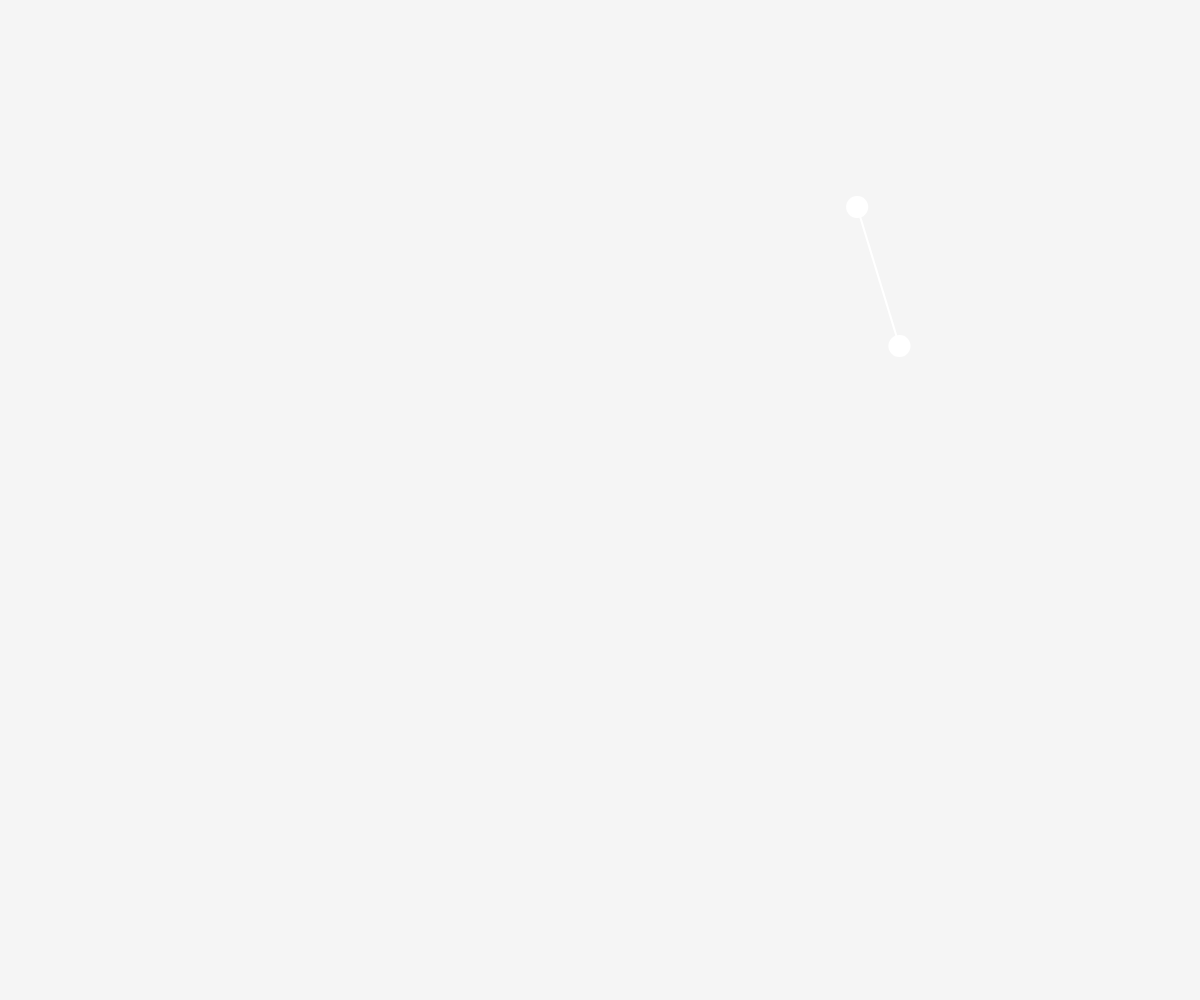
Frame 1 (no input)
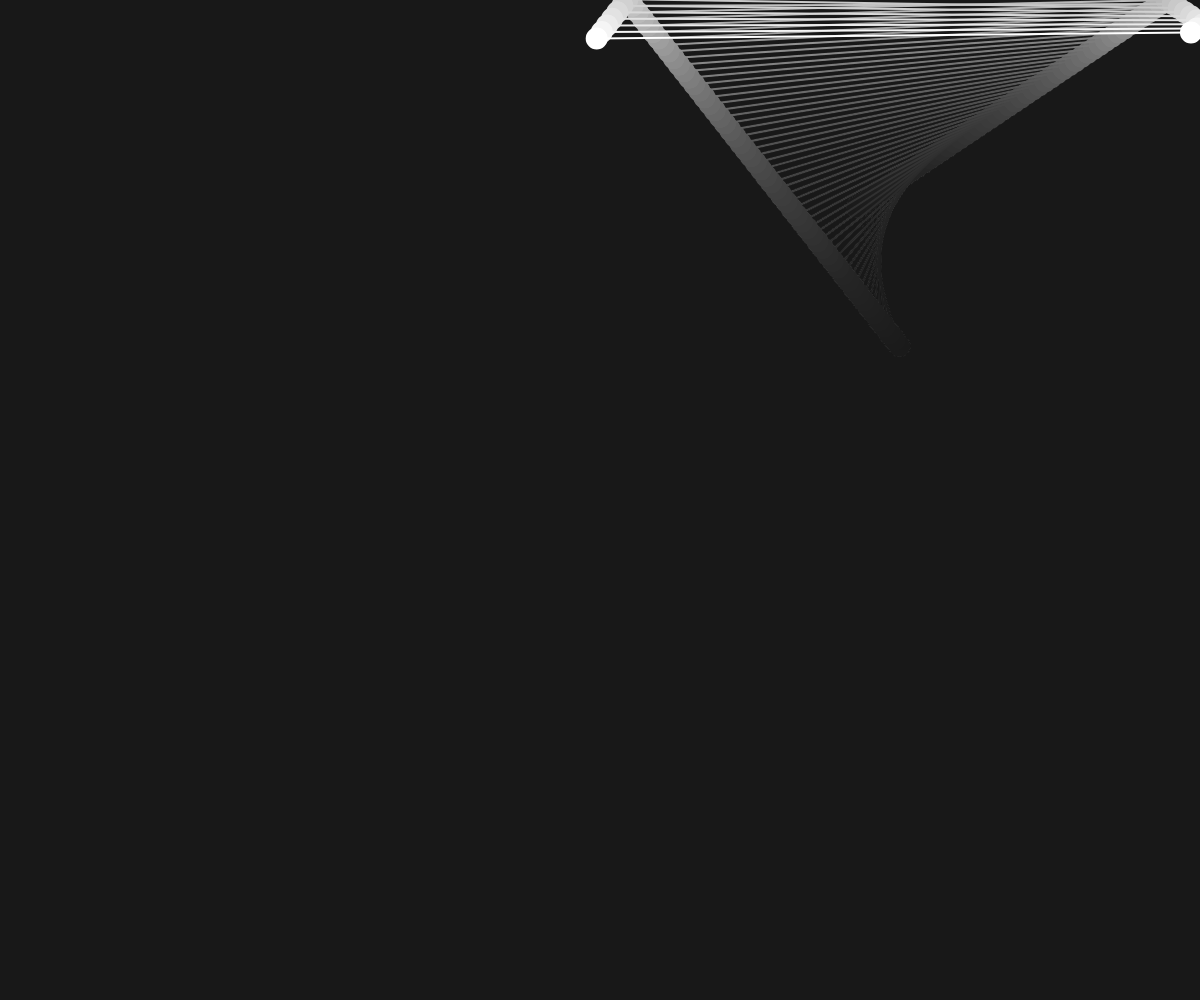
Frame 60 (no input)
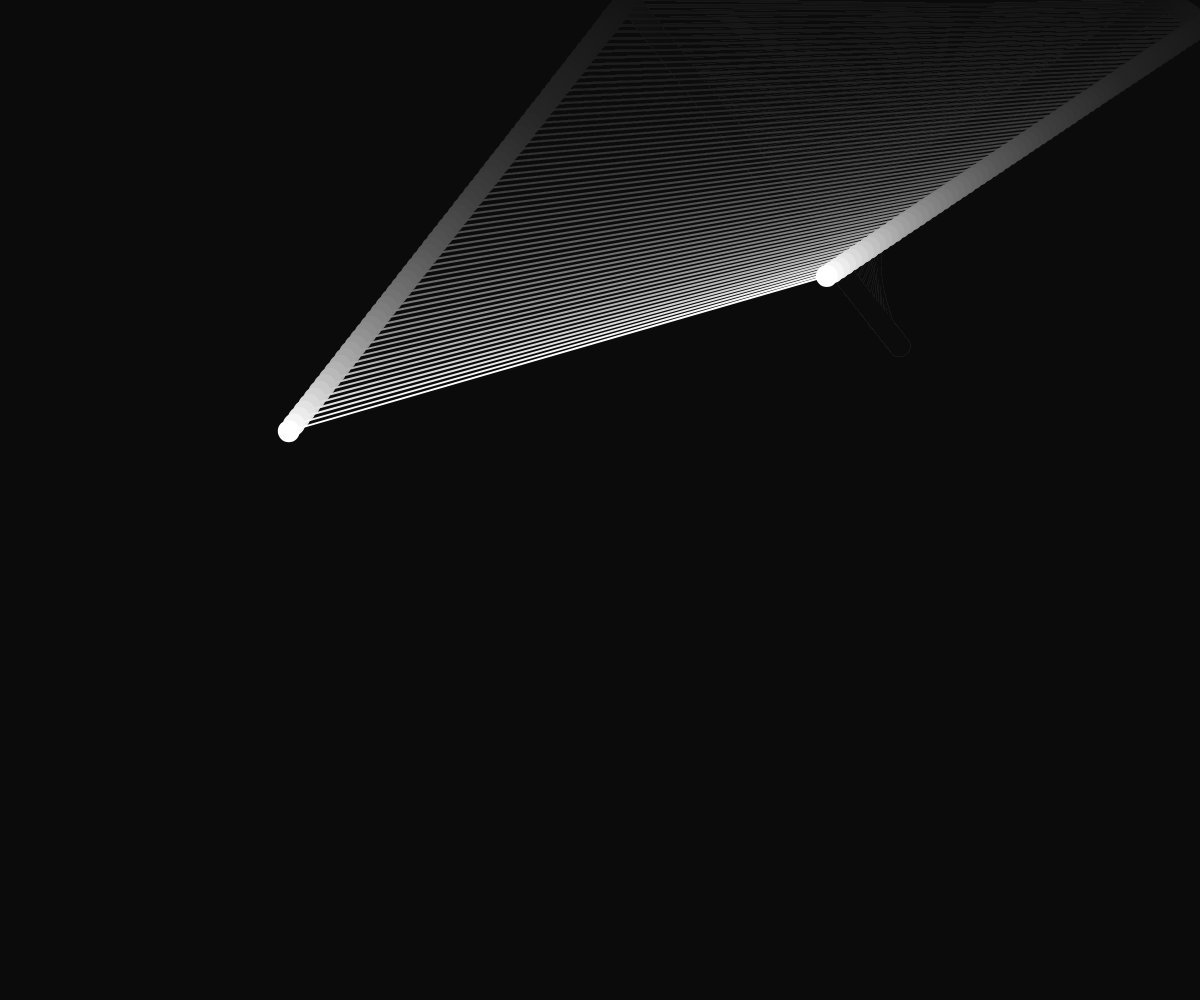
Frame 120 (the mouse pressed at the canvas centre since frame 60)

The p5.js sketch that drew these frames (run headless with seeded random() and noise() and a simulated clock; from frame 60 on, the mouse is pressed at the canvas centre):

// p5.js sketch
// ── sketch.js
/*
Inspired by the classic Windows Mystify screensaver

Based on code translation from Chris DeLeon's Programming in 5 minutes: remaking “Mystify Your Mind” Windows 95-style screensaver effect
https://www.youtube.com/watch?v=-X_A1Hqj-qA
*/


let x1;
let y1;
let x2;
let y2;

let x1speed;
let y1speed;
let x2speed;
let y2speed;

function setup() {
  createCanvas(windowWidth, windowHeight);
  stroke(255);
  strokeWeight(2);

  x1 = random(width);
  y1 = random(height);
  x2 = random(width);
  y2 = random(height);

  x1speed = random(-10, 10);
  y1speed = random(-10, 10);
  x2speed = random(-10, 10);
  y2speed = random(-10, 10);
}

function draw() {
  background(0, 10);

  line(x1, y1, x2, y2);
  circle(x1, y1,20);
  circle(x2, y2,20)
  
  x1 += x1speed;
  y1 += y1speed;
  x2 += x2speed;
  y2 += y2speed;

  if (x1 < 0 || x1 > width) x1speed *= -1;
  if (y1 < 0 || y1 > height) y1speed *= -1;
  if (x2 < 0 || x2 > width) x2speed *= -1;
  if (y2 < 0 || y2 > height) y2speed *= -1;
}

function windowResized() {
  resizeCanvas(windowWidth, windowHeight)
}
